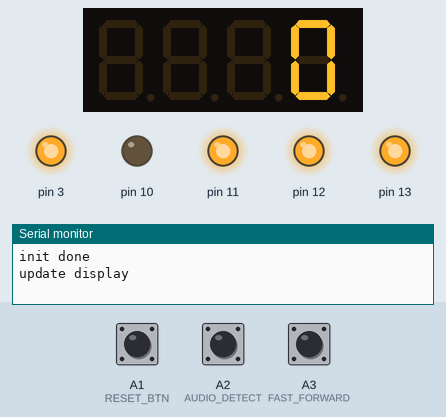
This program was run on a simulated Arduino Uno, built with avr-gcc and run on an emulated ATmega328P. Parts: 4-digit seven-segment display, output pins drawn as LEDs (lit = HIGH), the last lines printed to the serial monitor. Dashed ring = blinking. The inputs (shaded band) are chosen by the test bench; at power-on: A1 (RESET_BTN) HIGH, A2 (AUDIO_DETECT) HIGH, A3 (FAST_FORWARD) HIGH. EEPROM starts erased.

Above: at 1.2 s.
1.3 s: A1 (RESET_BTN) pulled LOW for 0.15 s
At 1.39 s:
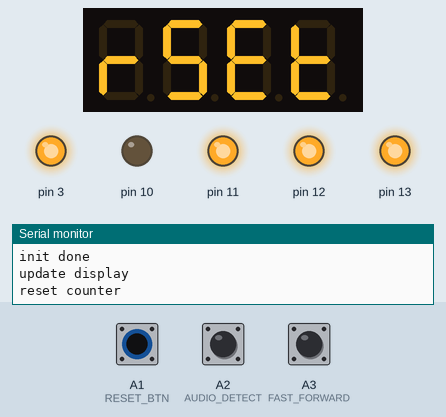
2.9 s: A2 (AUDIO_DETECT) pulled LOW for 0.15 s
At 3.15 s:
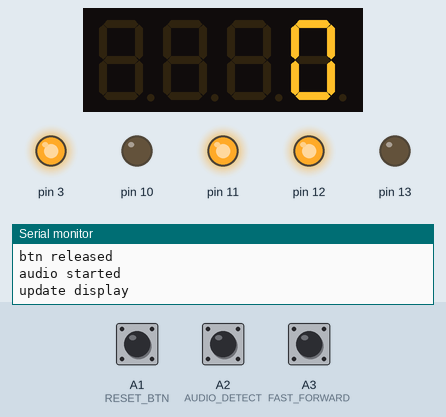
3.6 s: A3 (FAST_FORWARD) pulled LOW for 3.2 s
At 7.2 s:
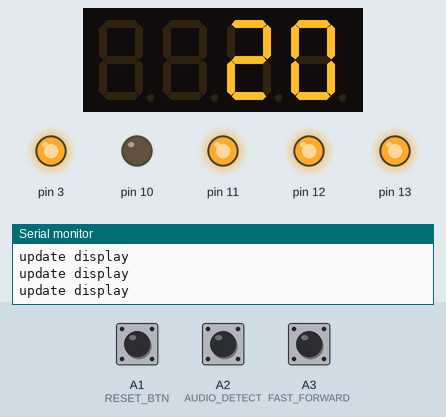
8.3 s: A3 (FAST_FORWARD) pulled LOW for 0.15 s
At 9.0 s:
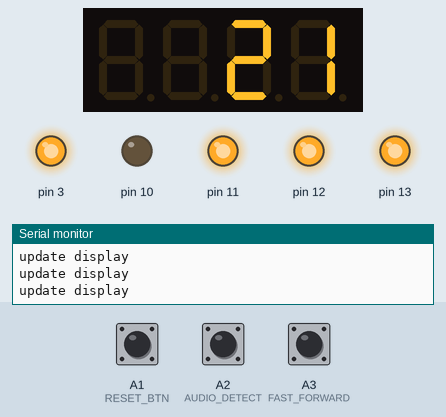
9.9 s: A2 (AUDIO_DETECT) pulled LOW for 1 s
At 10.4 s:
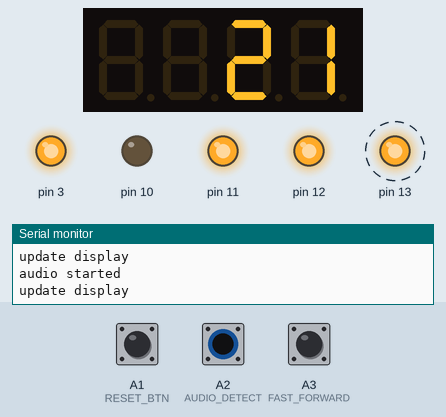
11.5 s: A3 (FAST_FORWARD) pulled LOW for 1 s
At 13.5 s:
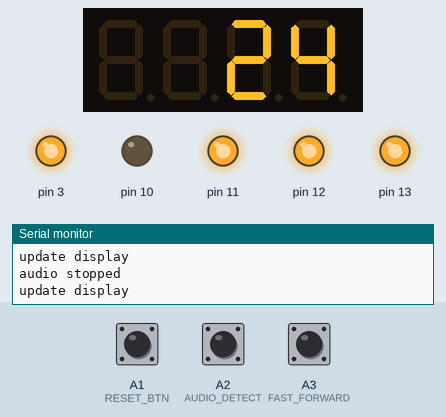
Timing chart, 0 to 15.0 s (numbered marks = the images above; inputs shaded):
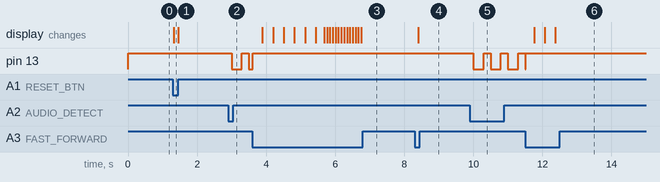

Measured:
- after the input at 1.3 s, the display: changes at once (image 1)
- after the input at 2.9 s, pin 13: HIGH → LOW after 0.10 s, → HIGH 0.30 s later, → LOW 0.20 s later
- after the input at 3.6 s, the display: first changes after 0.29 s (image 3 shows a later state)
- after the input at 8.3 s, the display: changes after 0.10 s (image 4)
- after the input at 9.9 s, pin 13: alternates HIGH for 0.20 s and LOW for 0.30 s, starting after 0.10 s
- after the input at 11.5 s, the display: first changes after 0.26 s (image 6 shows a later state)

The program:

main.cpp
```cpp
// (licence header left out)
#include <arduino.h>
#include <Wire.h>
#include <SPI.h>
#include "Ticker.h"
#include <EEPROM.h>
#include <MultiFuncShield.h>

#define WHITE 0
#define BLACK 1
#define RESET_BTN A1
#define AUDIO_DETECT A2
#define FAST_FORWARD A3
// Anzeigezeit und Save-Timeout in Zehntelsekunden
#define DISPLAY_TIME 20
#define SAVE_TIMEOUT 300

void ms100_tick();  // forward-Deklaration
Ticker count_timer(ms100_tick, 100, 0, MILLIS);

volatile uint16_t msec100;
volatile long minutes_counted;
uint16_t audio_was_detected = 0;
uint16_t save_request = 0;
uint16_t audio_timeout = DISPLAY_TIME;
uint16_t save_timeout = SAVE_TIMEOUT;
uint16_t autorepeat_inc = 0;

void eepromWriteLong(long lo, int adr) {
// long int Wert in das EEPROM schreiben
  byte by;
  for(int i=0;i< 4;i++) {
    by = (lo >> ((3-i)*8)) & 0x000000ff;
    EEPROM.write(adr+i, by);
  }
} // eepromWriteLong

long eepromReadLong(int adr) {
// long int Wert aus 4 Byte EEPROM lesen
  long lo=0;
  for(int i=0;i< 3;i++){
    lo += EEPROM.read(adr+i);
    lo = lo << 8;
  }
  lo += EEPROM.read(adr+3);
  return lo;
} // eepromReadLong

/* display all values on ePaper */
void display_all(uint32_t val_minutes, uint16_t active) {
  Serial.println("update display");
  MFS.write(val_minutes/60, 0);
  if (active) {
    MFS.writeLeds(LED_1, ON);  // blinkende LED
    // bei LCD ggf. Plattenspieler-Symbol zeichnen
  } else {
    MFS.writeLeds(LED_1, OFF);
  }
}

void ms100_tick() {
  // Ticker Zehntelsekunden
  msec100++;
  if (audio_timeout) {
    audio_timeout--; // jede Zehntelsekunde
  }
  if (save_timeout) {
    save_timeout--;  // jede Zehntelsekunde
  }
  if (msec100 == 600) {
    msec100 = 0;
    if (audio_was_detected) {
      minutes_counted++;
    }
  }
}

void setup() {
  Serial.begin(9600);
  count_timer.start();
  Timer1.initialize();
  MFS.initialize(&Timer1);
  MFS.writeLeds(LED_ALL, OFF);
  MFS.writeLeds(LED_4, ON);
  MFS.blinkLeds(LED_1, ON);  // blinkt erst, wenn auch eingeschaltet
  pinMode(AUDIO_DETECT, INPUT_PULLUP);
  pinMode(RESET_BTN, INPUT_PULLUP);
  Serial.println("init done");
  if (EEPROM.read(12) == 0x55) {
    minutes_counted = eepromReadLong(4);
  } else {
    minutes_counted = 0;
    eepromWriteLong(minutes_counted, 4);
    EEPROM.write(12, 0x55);
  }
  display_all(minutes_counted, 0);
}

void loop() {
  count_timer.update();
  if (digitalRead(RESET_BTN) == LOW) {
    MFS.write("RSET");
    minutes_counted = 0;
    Serial.println("reset counter");
    eepromWriteLong(minutes_counted, 4);
    audio_was_detected = 0;
    while (digitalRead(RESET_BTN) == LOW) {
      delay(10);  // chores processing
    }
    display_all(minutes_counted, 0);
    Serial.println("btn released");
  }

  if (digitalRead(FAST_FORWARD) == LOW) {
    save_request = 1;
    save_timeout = DISPLAY_TIME;  // nach 2 Sekunden speichern
    if (autorepeat_inc < 100) {
      autorepeat_inc++;
      minutes_counted += 4;
    } else {
      minutes_counted += 15;
    }
    display_all(minutes_counted, 0);
  } else {
    autorepeat_inc = 0;
  }

  if (digitalRead(AUDIO_DETECT) == LOW) {
    // Retriggerbarer Timer
    audio_was_detected = 1;
    save_request = 1;
    if (audio_timeout == 0) {
      Serial.println("audio started");
      display_all(minutes_counted, audio_was_detected);
    }
    audio_timeout = DISPLAY_TIME; // min. 2 Sekunden anzeigen
    save_timeout = SAVE_TIMEOUT;  // nach 30 Sekunden speichern
  }

  if (audio_was_detected && (audio_timeout == 0)) {
    Serial.println("audio stopped");
    display_all(minutes_counted, 0);
    audio_was_detected = 0;
  }

  if (save_request && (save_timeout == 0)) {
    Serial.println("save to eeprom");
    eepromWriteLong(minutes_counted, 4);
    save_request = 0;
  }

  delay(20);
}
```
